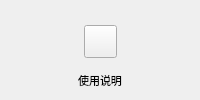
               <widget class="QWidget" name="widget_34" native="true">
                <layout class="QVBoxLayout" name="verticalLayout_23">
                 <property name="spacing">
                  <number>0</number>
                 </property>
                 <property name="leftMargin">
                  <number>0</number>
                 </property>
                 <property name="topMargin">
                  <number>0</number>
                 </property>
                 <property name="rightMargin">
                  <number>0</number>
                 </property>
                 <property name="bottomMargin">
                  <number>0</number>
                 </property>
                 <item>
                  <spacer name="verticalSpacer_23">
                   <property name="orientation">
                    <enum>Qt::Vertical</enum>
                   </property>
                   <property name="sizeHint" stdset="0">
                    <size>
                     <width>20</width>
                     <height>8</height>
                    </size>
                   </property>
                  </spacer>
                 </item>
                 <item>
                  <widget class="QWidget" name="widget_35" native="true">
                   <layout class="QVBoxLayout" name="verticalLayout_24">
                    <property name="spacing">
                     <number>0</number>
                    </property>
                    <property name="leftMargin">
                     <number>0</number>
                    </property>
                    <property name="topMargin">
                     <number>0</number>
                    </property>
                    <property name="rightMargin">
                     <number>0</number>
                    </property>
                    <property name="bottomMargin">
                     <number>0</number>
                    </property>
                    <item>
                     <widget class="QWidget" name="widget_36" native="true">
                      <property name="minimumSize">
                       <size>
                        <width>0</width>
                        <height>60</height>
                       </size>
                      </property>
                      <layout class="QHBoxLayout" name="horizontalLayout_10">
                       <property name="spacing">
                        <number>0</number>
                       </property>
                       <property name="leftMargin">
                        <number>0</number>
                       </property>
                       <property name="topMargin">
                        <number>0</number>
                       </property>
                       <property name="rightMargin">
                        <number>0</number>
                       </property>
                       <property name="bottomMargin">
                        <number>0</number>
                       </property>
                       <item>
                        <spacer name="horizontalSpacer_23">
                         <property name="orientation">
                          <enum>Qt::Horizontal</enum>
                         </property>
                         <property name="sizeHint" stdset="0">
                          <size>
                           <width>30</width>
                           <height>20</height>
                          </size>
                         </property>
                        </spacer>
                       </item>
                       <item>
                        <widget class="QPushButton" name="btn_11">
                         <property name="sizePolicy">
                          <sizepolicy hsizetype="Minimum" vsizetype="Minimum">
                           <horstretch>0</horstretch>
                           <verstretch>0</verstretch>
                          </sizepolicy>
                         </property>
                         <property name="minimumSize">
                          <size>
                           <width>33</width>
                           <height>33</height>
                          </size>
                         </property>
                         <property name="maximumSize">
                          <size>
                           <width>33</width>
                           <height>33</height>
                          </size>
                         </property>
                         <property name="focusPolicy">
                          <enum>Qt::TabFocus</enum>
                         </property>
                         <property name="styleSheet">
                          <string notr="true"/>
                         </property>
                         <property name="text">
                          <string/>
                         </property>
                        </widget>
                       </item>
                       <item>
                        <spacer name="horizontalSpacer_24">
                         <property name="orientation">
                          <enum>Qt::Horizontal</enum>
                         </property>
                         <property name="sizeHint" stdset="0">
                          <size>
                           <width>30</width>
                           <height>20</height>
                          </size>
                         </property>
                        </spacer>
                       </item>
                      </layout>
                     </widget>
                    </item>
                    <item>
                     <widget class="DisMenuLabel" name="label_11">
                      <property name="maximumSize">
                       <size>
                        <width>16777215</width>
                        <height>30</height>
                       </size>
                      </property>
                      <property name="font">
                       <font>
                        <family>微软雅黑</family>
                        <pointsize>8</pointsize>
                       </font>
                      </property>
                      <property name="text">
                       <string>使用说明</string>
                      </property>
                      <property name="alignment">
                       <set>Qt::AlignCenter</set>
                      </property>
                     </widget>
                    </item>
                   </layout>
                  </widget>
                 </item>
                 <item>
                  <spacer name="verticalSpacer_24">
                   <property name="orientation">
                    <enum>Qt::Vertical</enum>
                   </property>
                   <property name="sizeHint" stdset="0">
                    <size>
                     <width>20</width>
                     <height>8</height>
                    </size>
                   </property>
                  </spacer>
                 </item>
                </layout>
               </widget>
